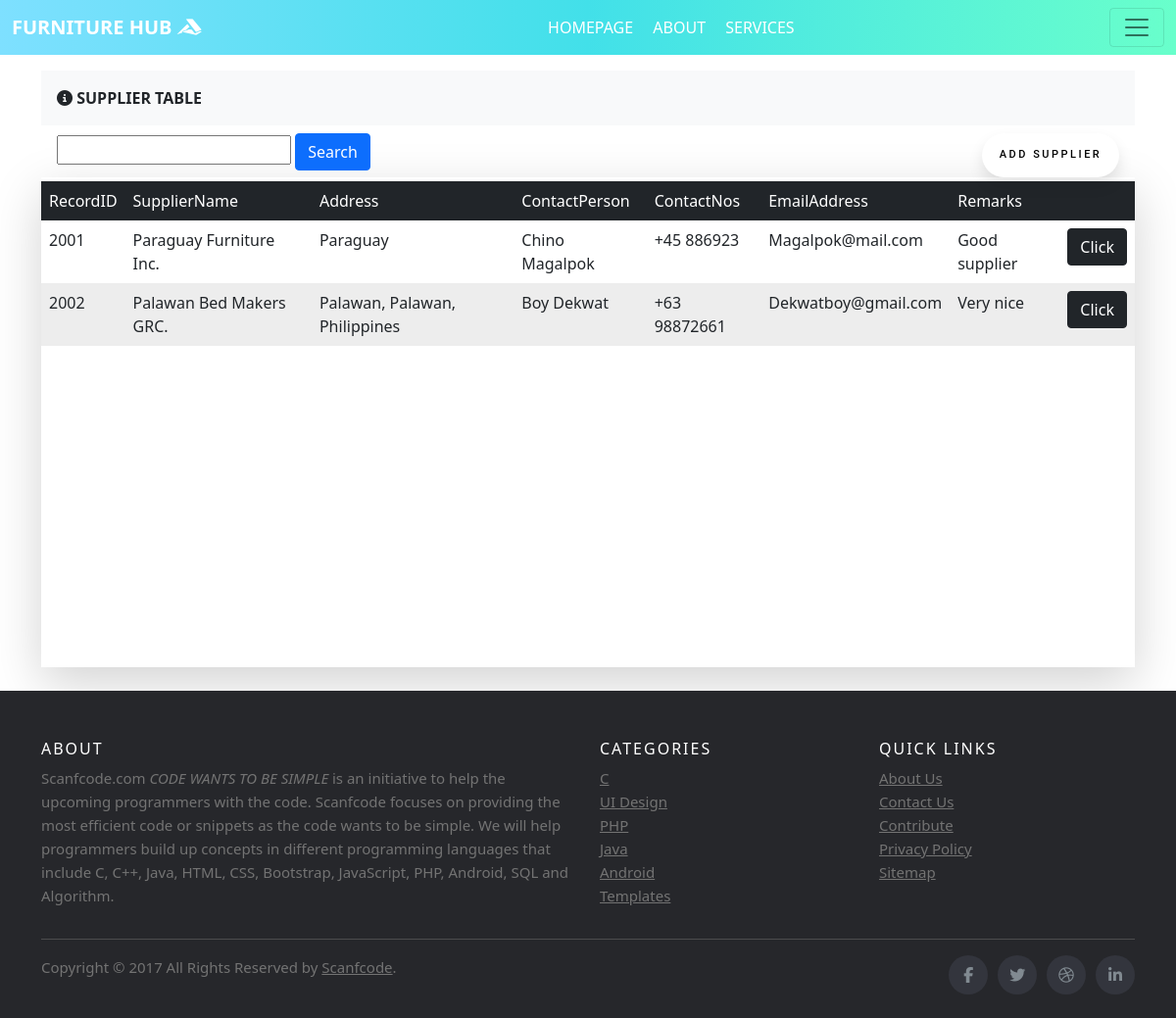
Screenshot of /supplierlisttable.php with the database file from the repository.
### tables this page shows
CREATE TABLE `suppliers_tbl` (
  `RecordID` bigint(20) NOT NULL,
  `SupplierName` varchar(45) NOT NULL,
  `Address` text NOT NULL,
  `ContactPerson` varchar(45) NOT NULL,
  `ContactNos` text NOT NULL,
  `EmailAddress` text NOT NULL,
  `Remarks` text NOT NULL
);

### supplierlisttable.php (the view, shortened to what this page needs)
<!DOCTYPE html>
<html>
<head>
</head>
<link href="https://cdn.jsdelivr.net/npm/bootstrap@5.1.3/dist/css/bootstrap.min.css" rel="stylesheet">
<link rel="stylesheet" href="orderstyle/orderstyle.css">
<body>
<nav class="navbar navbar-light  fixed-top " style="background: rgb(126,224,255);
background: linear-gradient(90deg, rgba(126,224,255,1) 0%, rgba(66,224,233,1) 50%, rgba(105,255,203,1) 100%);">
  <div class="container-fluid" >
  	<a class="navbar-brand fw-bold text-white" href="#">FURNITURE HUB <i class="fab fa-accusoft"></i></a>
  	<ul class="my-auto ">
       <a class="navbar-brand fs-6 text-white active">HOMEPAGE</a>
       <a class="navbar-brand fs-6 text-white" href="#">ABOUT</a>
       <a class="navbar-brand fs-6 text-white" href="#">SERVICES</a>
   </ul>
    <button class="navbar-toggler" type="button" data-bs-toggle="offcanvas" data-bs-target="#offcanvasNavbar" aria-controls="offcanvasNavbar">
      <span class="navbar-toggler-icon"></span>
    </button>
  </div>
</nav>
<br><br><br>
<div class="container">
  <div class="p-3 mb-2 bg-light fw-bold"><i class="fas fa-info-circle mr-1"></i> SUPPLIER TABLE</div>
</div>
<div class="container">
<div class="d-flex " style="border: 0px solid black; ">
  <div class="me-auto mx-3">
  <nav >
   <input type="search" id = "search" class="firstname text text-box">
          <button onclick ="search()" onkeyup="search()" onchange="search()" class="btn btn-primary">Search</button>
</nav>
    </div>
      <div class="mx-3">
        <a href="#" style="text-decoration: none;"><div class="wrap"><button class="button">ADD SUPPLIER</button></div>
          </a>
      </div>
  </div>
  <div class=" shadow-lg">
  <div id="table-wrapper ">
      <div id="table-scroll">
  <table   class="table table-hover my-1 caption-top table-borderless">
  <thead class="table-dark">
    <tr >
      <th class="fw-light">RecordID</th>
      <th class="fw-light">SupplierName</th>
      <th class="fw-light">Address</th>
      <th class="fw-light">ContactPerson</th>
      <th class="fw-light">ContactNos</th>
      <th class="fw-light">EmailAddress</th>
      <th class="fw-light">Remarks</th>
      <th class="fw-light"></th>
    </tr>
  </thead>
      <tbody class="color">
               <?php
        include 'connection.php';
        $sql = "SELECT * FROM suppliers_tbl";
        $result = $db->query($sql);
        if($result->num_rows>0){
         while($row=$result->fetch_assoc()){
          $order_id = $row["RecordID"];
          $customer_id = $row["SupplierName"];
          $orderdetails_id =$row["Address"];
          $order_amt = $row["ContactPerson"];
          $order_stat = $row["ContactNos"];
          $encoder_id = $row["EmailAddress"];
          $remarks = $row["Remarks"];
           echo
          "<tr row_id='$order_id'>
            <td>$order_id</td>"
          ."<td>$customer_id</td>"
          ."<td>$orderdetails_id</td>"
          ."<td>$order_amt</td>"
          ."<td>$order_stat</td>"
          ."<td>$encoder_id</td>"
          ."<td>$remarks</td>"
           . "<td><button type='button' class='btn btn-dark'>Click</button></td>
           </tr>";
          }
          echo "</table>";
          }else{
         echo "0 results";}
        ?>
      </div>
    </div>
  </div>
  </div>
<br>
    <footer class="site-footer">
      <div class="container">
        <div class="row">
          <div class="col-sm-12 col-md-6">
            <h6>About</h6>
            <p class="text-justify">Scanfcode.com <i>CODE WANTS TO BE SIMPLE </i> is an initiative  to help the upcoming programmers with the code. Scanfcode focuses on providing the most efficient code or snippets as the code wants to be simple. We will help programmers build up concepts in different programming languages that include C, C++, Java, HTML, CSS, Bootstrap, JavaScript, PHP, Android, SQL and Algorithm.</p>
          </div>
          <div class="col-xs-6 col-md-3">
            <h6>Categories</h6>
            <ul class="footer-links">
              <li><a href="http://scanfcode.com/category/c-language/">C</a></li>
              <li><a href="http://scanfcode.com/category/front-end-development/">UI Design</a></li>
              <li><a href="http://scanfcode.com/category/back-end-development/">PHP</a></li>
              <li><a href="http://scanfcode.com/category/java-programming-language/">Java</a></li>
              <li><a href="http://scanfcode.com/category/android/">Android</a></li>
              <li><a href="http://scanfcode.com/category/templates/">Templates</a></li>
            </ul>
          </div>
          <div class="col-xs-6 col-md-3">
            <h6>Quick Links</h6>
            <ul class="footer-links">
              <li><a href="http://scanfcode.com/about/">About Us</a></li>
              <li><a href="http://scanfcode.com/contact/">Contact Us</a></li>
              <li><a href="http://scanfcode.com/contribute-at-scanfcode/">Contribute</a></li>
              <li><a href="http://scanfcode.com/privacy-policy/">Privacy Policy</a></li>
              <li><a href="http://scanfcode.com/sitemap/">Sitemap</a></li>
            </ul>
          </div>
        </div>
        <hr>
      </div>
      <div class="container">
        <div class="row">
          <div class="col-md-8 col-sm-6 col-xs-12">
            <p class="copyright-text">Copyright &copy; 2017 All Rights Reserved by
         <a href="#">Scanfcode</a>.
            </p>
          </div>
          <div class="col-md-4 col-sm-6 col-xs-12">
            <ul class="social-icons">
              <li><a class="facebook" href="#"><i class="fa fa-facebook"></i></a></li>
              <li><a class="twitter" href="#"><i class="fa fa-twitter"></i></a></li>
              <li><a class="dribbble" href="#"><i class="fa fa-dribbble"></i></a></li>
              <li><a class="linkedin" href="#"><i class="fa fa-linkedin"></i></a></li>
            </ul>
          </div>
        </div>
      </div>
</footer>
</body>
</html>

### orderstyle/orderstyle.css (style rules this page uses)
html { scroll-behavior: smooth; }
.site-footer { background-color:#26272b; padding:45px 0 20px; font-size:15px; line-height:24px; color:#737373; }
.site-footer hr { border-top-color:#bbb; opacity:0.5 }
.site-footer h6 { color:#fff; font-size:16px; text-transform:uppercase; margin-top:5px; letter-spacing:2px }
.site-footer a { color:#737373; }
.footer-links { padding-left:0; list-style:none }
.footer-links li { display:block }
.footer-links a { color:#737373 }
.site-footer .social-icons { text-align:right }
.site-footer .social-icons a { width:40px; height:40px; line-height:40px; margin-left:6px; margin-right:0; border-radius:100%; background-color:#33353d }
.copyright-text { margin:0 }
.social-icons { padding-left:0; margin-bottom:0; list-style:none }
.social-icons li { display:inline-block; margin-bottom:4px }
.social-icons a { background-color:#eceeef; color:#818a91; font-size:16px; display:inline-block; line-height:44px; width:44px; height:44px; text-align:center; margin-right:8px; border-radius:100%; -webkit-transition:all .2s linear; -o-transition:all .2s linear; transition:all .2s linear }

### supplierlisttable.php (style rules this page uses)
table thead { background: #D91100; }
table thead tr th { color: white; pointer-events: none; }
.color tr:nth-child(even) { background-color: #ededed; }
.color td, .color th { padding: 8px; }
#table-scroll { height:500px; overflow-y:auto; overflow-x: hidden; width: auto; }
.wrap { height: 100%; display: flex; align-items: center; justify-content: center; }
.button { width: 140px; height: 45px; font-family: 'Roboto', sans-serif; font-size: 11px; text-transform: uppercase; letter-spacing: 2.5px; font-weight: 500; color: #000; background-color: #fff; border: none; border-radius: 45px; box-shadow: 0px 8px 15px rgba(0, 0, 0, 0.1); transition: all 0.3s ease 0s; cursor: pointer; outline: none; }

### rows the page displays
suppliers_tbl: RecordID "2001", SupplierName "Paraguay Furniture Inc.", Address "Paraguay", ContactPerson "Chino Magalpok", ContactNos "+45 886923", EmailAddress "Magalpok@mail.com", Remarks "Good supplier"
suppliers_tbl: RecordID "2002", SupplierName "Palawan Bed Makers GRC.", Address "Palawan, Palawan, Philippines", ContactPerson "Boy Dekwat", ContactNos "+63 98872661", EmailAddress "Dekwatboy@gmail.com", Remarks "Very nice"
